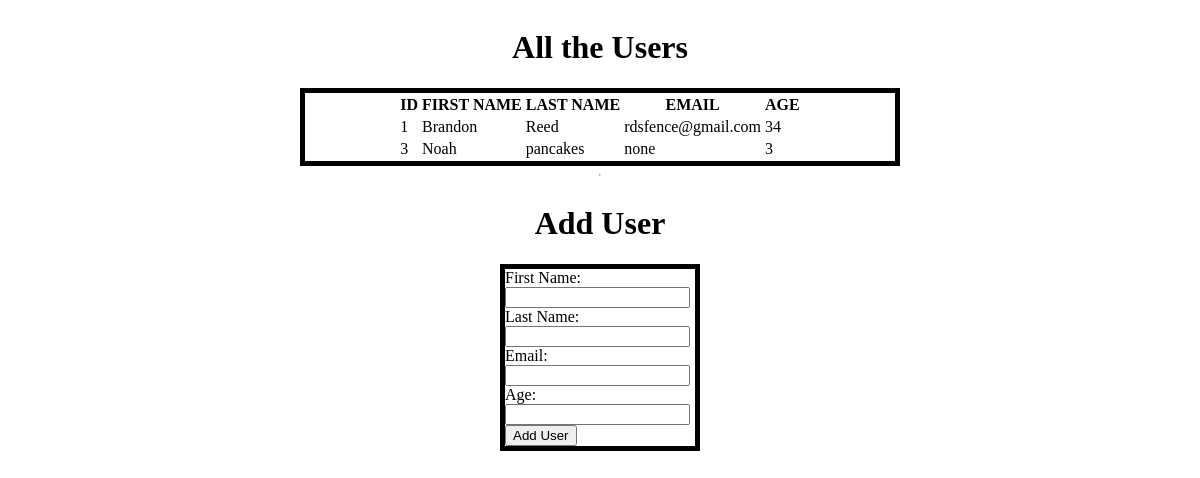
Before: / with the older database file.
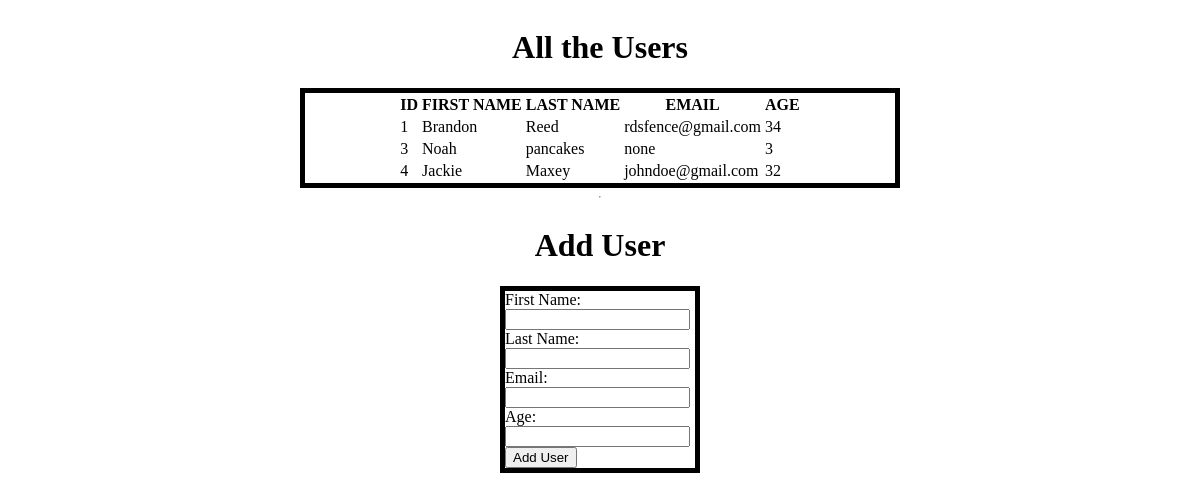
After: the same page with the newer database file.
### users_app/models.py (models this page shows)
class User(models.Model):
    first_name = models.CharField(max_length=255)
    last_name = models.CharField(max_length=255)
    e_mail = models.CharField(max_length=255)
    age = models.IntegerField()
    created_at = models.DateTimeField(auto_now_add=True)
    updated_at = models.DateTimeField(auto_now=True)

### users_app/views.py (the view)
# urls.py: path('',views.index),
def index(request):
    context = {
            'all_users':User.objects.all()
        }
    return render(request,'index.html', context)

### users_app/templates/index.html (shortened to what this page needs)
<!DOCTYPE html>
<html lang="en">
<head>
    {% load static %}
    <link rel="stylesheet" href="{% static 'styles.css' %}">
</head>
<body>
    <h1>All the Users</h1>
    <div class="table">
        <table>
            <tr>
                <th>ID</th>
                <th>FIRST NAME</th>
                <th>LAST NAME</th>
                <th>EMAIL</th>
                <th>AGE</th>
            </tr>
            {% for user in all_users %}
            <tr>
                <td>{{user.id}}</td>
                <td>{{user.first_name}}</td>
                <td>{{user.last_name}}</td>
                <td>{{user.e_mail}}</td>
                <td>{{user.age}}</td>
            </tr>
            {% endfor %}
        </table>
    </div>
        <hr>
        <h1>Add User</h1>
            <form action="/add_user" method="POST">
                    <label for="first_name">First Name:</label>
                    <input type="text" name='first_name'>
                    <label for="last_name">Last Name:</label>
                    <input type="text" name='last_name'>
                    <label for="email">Email:</label>
                    <input type="email" name="e_mail">
                    <label for="age">Age:</label>
                    <input type="number" name="age">
                    <button type="submit" value="submit">Add User</button>
            </form>
</body>
</html>

### users_app/static/styles.css (style rules this page uses)
body { display: flex; flex-direction: column; flex-wrap: wrap; align-items: center; }
table { border: black 5px solid; display: flex; width: 600px; height: auto; flex-direction: row; justify-content: space-evenly; }
form { width: 190px; border: black 5px solid; }
hr { color: black; background-color: black; }

Changed rows visible on the page:
added User: id "4", first_name "Jackie", last_name "Maxey", e_mail "johndoe@gmail.com", age "32"
